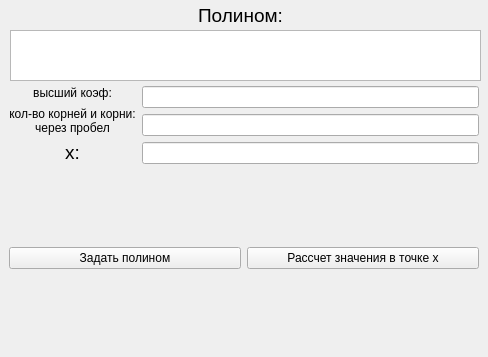
<?xml version="1.0" encoding="UTF-8"?>
<ui version="4.0">
 <class>MainWindow</class>
 <widget class="QMainWindow" name="MainWindow">
  <property name="geometry">
   <rect>
    <x>0</x>
    <y>0</y>
    <width>488</width>
    <height>357</height>
   </rect>
  </property>
  <property name="windowTitle">
   <string>MainWindow</string>
  </property>
  <widget class="QLabel" name="label">
   <property name="geometry">
    <rect>
     <x>190</x>
     <y>0</y>
     <width>101</width>
     <height>31</height>
    </rect>
   </property>
   <property name="text">
    <string>&lt;html&gt;&lt;head/&gt;&lt;body&gt;&lt;p align=&quot;center&quot;&gt;&lt;span style=&quot; font-size:14pt;&quot;&gt;Полином:&lt;/span&gt;&lt;/p&gt;&lt;/body&gt;&lt;/html&gt;</string>
   </property>
  </widget>
  <widget class="QTextBrowser" name="PolynomOut">
   <property name="geometry">
    <rect>
     <x>10</x>
     <y>30</y>
     <width>471</width>
     <height>51</height>
    </rect>
   </property>
  </widget>
  <widget class="QWidget" name="verticalLayoutWidget_3">
   <property name="geometry">
    <rect>
     <x>120</x>
     <y>270</y>
     <width>241</width>
     <height>61</height>
    </rect>
   </property>
   <layout class="QVBoxLayout" name="verticalLayout_3">
    <item>
     <widget class="QPushButton" name="OutputType1Button">
      <property name="text">
       <string>вывод в виде коэффициентов</string>
      </property>
     </widget>
    </item>
    <item>
     <widget class="QPushButton" name="OutputType2Button">
      <property name="text">
       <string>вывод в виде корней</string>
      </property>
     </widget>
    </item>
   </layout>
  </widget>
  <widget class="QWidget" name="verticalLayoutWidget">
   <property name="geometry">
    <rect>
     <x>20</x>
     <y>120</y>
     <width>451</width>
     <height>141</height>
    </rect>
   </property>
   <layout class="QVBoxLayout" name="verticalLayout">
    <item>
     <layout class="QHBoxLayout" name="horizontalLayout_2">
      <item>
       <layout class="QVBoxLayout" name="verticalLayout_5">
        <item>
         <widget class="QLabel" name="label_2">
          <property name="text">
           <string>&lt;html&gt;&lt;head/&gt;&lt;body&gt;&lt;p align=&quot;center&quot;&gt;высший коэф:&lt;/p&gt;&lt;/body&gt;&lt;/html&gt;</string>
          </property>
         </widget>
        </item>
        <item>
         <widget class="QLabel" name="label_3">
          <property name="text">
           <string>&lt;html&gt;&lt;head/&gt;&lt;body&gt;&lt;p align=&quot;center&quot;&gt;кол-во корней и корни:&lt;br&gt; через пробел&lt;/p&gt;&lt;/body&gt;&lt;/html&gt;</string>
          </property>
         </widget>
        </item>
        <item>
         <widget class="QLabel" name="label_4">
          <property name="text">
           <string>&lt;html&gt;&lt;head/&gt;&lt;body&gt;&lt;p align=&quot;center&quot;&gt;&lt;span style=&quot; font-size:14pt;&quot;&gt;x:&lt;/span&gt;&lt;/p&gt;&lt;/body&gt;&lt;/html&gt;</string>
          </property>
         </widget>
        </item>
       </layout>
      </item>
      <item>
       <layout class="QVBoxLayout" name="verticalLayout_6">
        <item>
         <widget class="QLineEdit" name="PolynomInputA"/>
        </item>
        <item>
         <widget class="QLineEdit" name="PolynomInputRoots"/>
        </item>
        <item>
         <widget class="QLineEdit" name="PointInput"/>
        </item>
       </layout>
      </item>
     </layout>
    </item>
    <item>
     <layout class="QHBoxLayout" name="horizontalLayout">
      <item>
       <widget class="QPushButton" name="PolynomInputButton">
        <property name="text">
         <string>Задать полином</string>
        </property>
       </widget>
      </item>
      <item>
       <widget class="QPushButton" name="PointButton">
        <property name="text">
         <string>Рассчет значения в точке x</string>
        </property>
       </widget>
      </item>
     </layout>
    </item>
   </layout>
  </widget>
  <widget class="QLabel" name="OutputSolve">
   <property name="geometry">
    <rect>
     <x>20</x>
     <y>80</y>
     <width>451</width>
     <height>41</height>
    </rect>
   </property>
   <property name="text">
    <string/>
   </property>
  </widget>
 </widget>
 <resources/>
 <connections/>
</ui>
